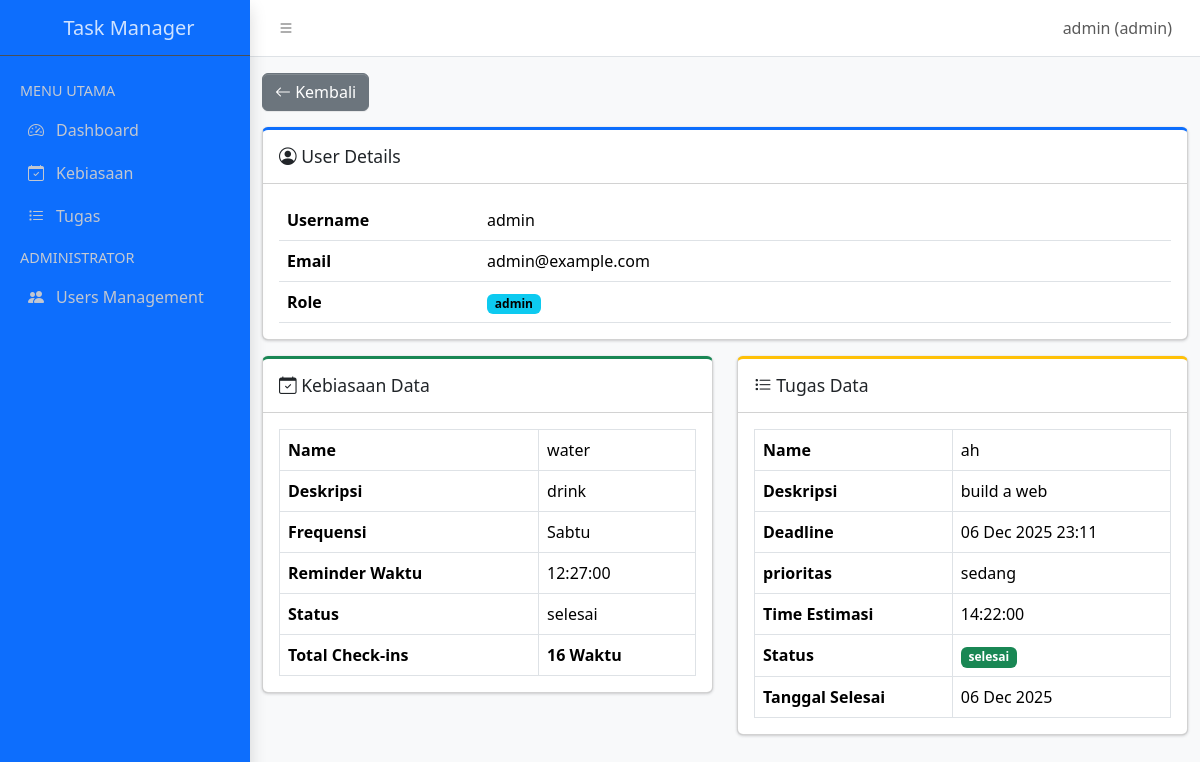
/task manager/index.php?p=user_detail&uid=1&hid=1&tid=2 (signed in), run on the app's committed database.
### tables this page shows
CREATE TABLE `users` (
  `id` int(12) NOT NULL,
  `username` varchar(200) NOT NULL,
  `email` varchar(255) NOT NULL,
  `password` varchar(255) NOT NULL,
  `role` enum('user','admin') NOT NULL DEFAULT 'user'
);

CREATE TABLE `kebiasaan` (
  `id_kebiasaan` int(12) NOT NULL,
  `user_id` int(12) NOT NULL,
  `nama_kebiasaan` varchar(50) NOT NULL,
  `deskripsi_kebiasaan` varchar(200) NOT NULL,
  `frequensi` enum('senin','selasa','rabu','kamis','jumat','sabtu','minggu','setiap hari') NOT NULL,
  `waktu` time NOT NULL,
  `status` enum('belum','selesai') NOT NULL DEFAULT 'belum'
);

CREATE TABLE `tugas` (
  `id_tugas` int(12) NOT NULL,
  `user_id` int(12) NOT NULL,
  `nama_tugas` varchar(50) NOT NULL,
  `deadline` datetime NOT NULL,
  `prioritas` enum('rendah','sedang','tinggi') NOT NULL,
  `status` enum('belum','selesai') NOT NULL,
  `ekstimasi_waktu` time NOT NULL,
  `deskripsi` varchar(200) NOT NULL,
  `tanggal_selesai` date DEFAULT NULL
);

### task manager/user_detail.php (the view, shortened to what this page needs)
<?php
$uid = $_GET['uid'] ?? 0;
$hid = $_GET['hid'] ?? '';
$tid = $_GET['tid'] ?? '';
$user = mysqli_fetch_assoc($konek->query("SELECT * FROM users WHERE id='$uid'"));
$habit = null;
$habit_history_count = 0;
if (!empty($hid)) {
    $habit = mysqli_fetch_assoc($konek->query("SELECT * FROM kebiasaan WHERE id_kebiasaan='$hid'"));
    $h_count_sql = $konek->query("SELECT COUNT(*) as total FROM riwayat_kebiasaan WHERE id_kebiasaan='$hid'");
    $habit_history_count = $h_count_sql->fetch_assoc()['total'];
}
$task = null;
if (!empty($tid)) {
    $task = mysqli_fetch_assoc($konek->query("SELECT * FROM tugas WHERE id_tugas='$tid'"));
}
?>
<div class="content-wrapper">
    <section class="content">
        <div class="container-fluid">
            <a href="?p=users_management" class="btn btn-secondary mt-3 mb-3"><i class="bi bi-arrow-left"></i> Kembali</a>
            <div class="row">
                <div class="col-md-12">
                    <div class="card card-primary card-outline">
                        <div class="card-header">
                            <h3 class="card-title"><i class="bi bi-person-circle"></i> User Details</h3>
                        </div>
                        <div class="card-body">
                            <table class="table">
                                <tr><th width="200">Username</th> <td><?= htmlspecialchars($user['username']) ?></td></tr>
                                <tr><th>Email</th> <td><?= htmlspecialchars($user['email']) ?></td></tr>
                                <tr><th>Role</th> <td><span class="badge text-bg-info"><?= $user['role'] ?></span></td></tr>
                            </table>
                        </div>
                    </div>
                </div>
                <?php if ($habit): ?>
                <div class="col-md-6 mt-3">
                    <div class="card card-success card-outline">
                        <div class="card-header">
                            <h3 class="card-title"><i class="bi bi-calendar-check"></i> Kebiasaan Data</h3>
                        </div>
                        <div class="card-body">
                            <table class="table table-bordered">
                                <tr><th>Name</th> <td><?= htmlspecialchars($habit['nama_kebiasaan']) ?></td></tr>
                                <tr><th>Deskripsi</th> <td><?= htmlspecialchars($habit['deskripsi_kebiasaan']) ?></td></tr>
                                <tr><th>Frequensi</th> <td><?= ucwords(str_replace('_', ' ', $habit['frequensi'])) ?></td></tr>
                                <tr><th>Reminder Waktu</th> <td><?= htmlspecialchars($habit['waktu']) ?></td></tr>
                                <tr><th>Status</th> <td><?= $habit['status'] ?></td></tr>
                                <tr><th>Total Check-ins</th> <td><strong><?= $habit_history_count ?> Waktu</strong></td></tr>
                            </table>
                        </div>
                    </div>
                </div>
                <?php endif; ?>
                <?php if ($task): ?>
                <div class="col-md-6 mt-3">
                    <div class="card card-warning card-outline">
                        <div class="card-header">
                            <h3 class="card-title"><i class="bi bi-list-task"></i> Tugas Data</h3>
                        </div>
                        <div class="card-body">
                            <table class="table table-bordered">
                                <tr><th>Name</th> <td><?= htmlspecialchars($task['nama_tugas']) ?></td></tr>
                                <tr><th>Deskripsi</th> <td><?= htmlspecialchars($task['deskripsi']) ?></td></tr>
                                <tr><th>Deadline</th> <td><?= date('d M Y H:i', strtotime($task['deadline'])) ?></td></tr>
                                <tr><th>prioritas</th> <td><?= htmlspecialchars($task['prioritas']) ?></td></tr>
                                <tr><th>Time Estimasi</th> <td><?= htmlspecialchars($task['ekstimasi_waktu']) ?></td></tr>
                                <tr><th>Status</th> <td>
                                    <span class="badge <?= $task['status'] == 'selesai' ? 'text-bg-success' : 'text-bg-warning' ?>">
                                        <?= $task['status'] ?>
                                    </span>
                                </td></tr>
                                <?php if($task['tanggal_selesai']): ?>
                                <tr><th>Tanggal Selesai</th> <td><?= date('d M Y', strtotime($task['tanggal_selesai'])) ?></td></tr>
                                <?php endif; ?>
                            </table>
                        </div>
                    </div>
                </div>
                <?php endif; ?>
            </div>
        </div>
    </section>
</div>

### data on the page
users: username "admin", email "admin@example.com", role "admin"
kebiasaan: nama_kebiasaan "water", deskripsi_kebiasaan "drink", frequensi "Sabtu", waktu "12:27:00", status "selesai"
tugas: nama_tugas "ah", deskripsi "build a web", deadline "06 Dec 2025 23:11", prioritas "sedang", ekstimasi_waktu "14:22:00", status "selesai", tanggal_selesai "06 Dec 2025"

### other printed values
$username "admin"
$role "admin"
$habit_history_count "16"
